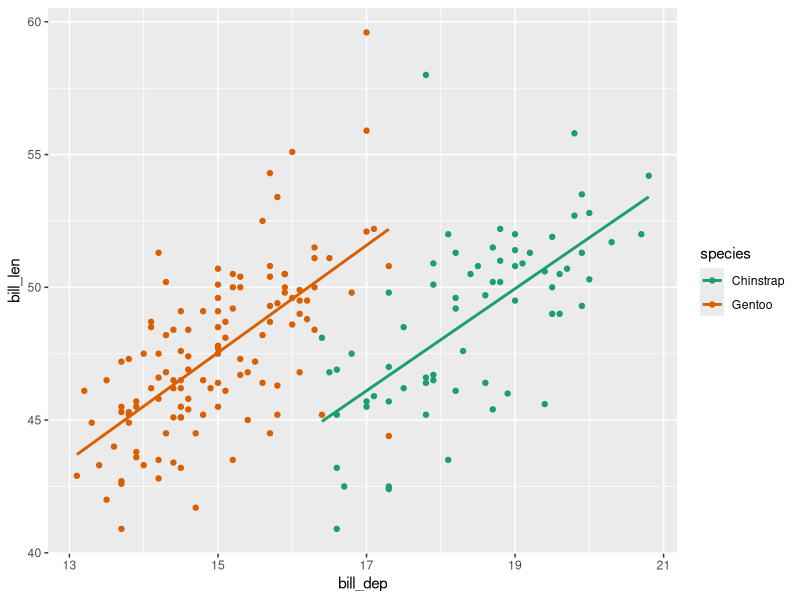
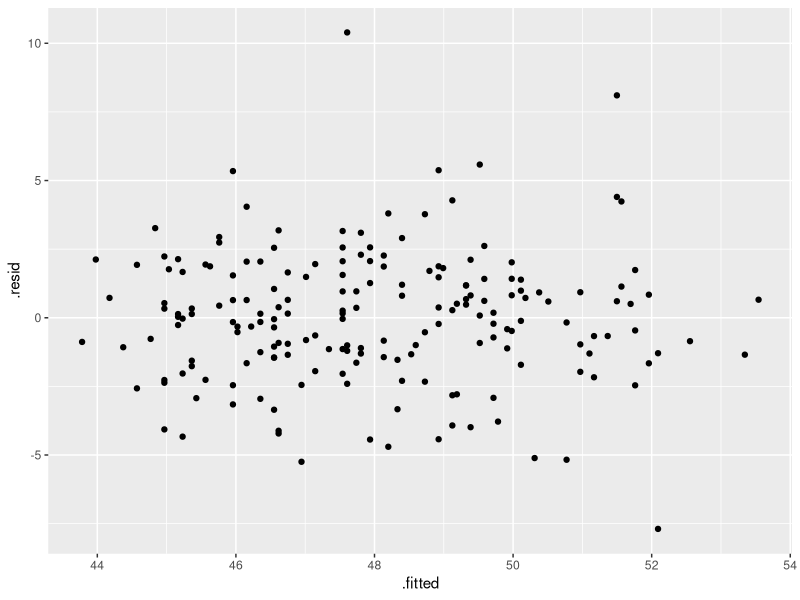
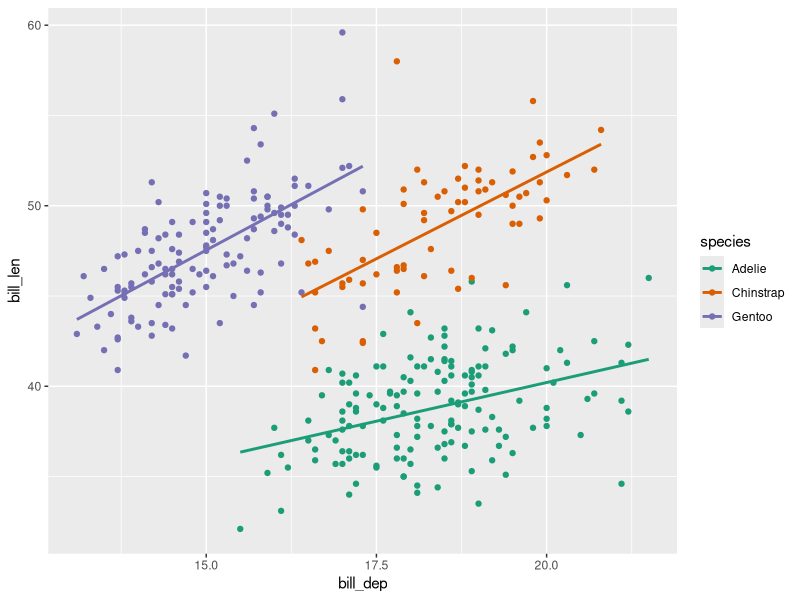

Here is the R script that generated these plots, in order:
## ---- chunk 1
#| label: setup
#| message: false

library(tidyverse)
## ---- chunk 2
penguins_sm <- penguins %>% 
  filter(species != "Adelie")

ggplot(penguins_sm, aes(x = bill_dep,
                        y = bill_len,
                        color = species)) +
  geom_point() + 
  geom_smooth(method = "lm",
              se = FALSE) +
  scale_color_brewer(palette = "Dark2")
## ---- chunk 3
model <- lm(bill_len ~ bill_dep + species,
            data = penguins_sm)
## ---- chunk 4
model # just coefficients
summary(model)
## ---- chunk 5
library(broom)

penguins_aug <- augment(model)
glimpse(penguins_aug)

ggplot(penguins_aug, aes(x = .fitted,
                         y = .resid)) +
  geom_point()
## ---- chunk 6
model_full <- lm(bill_len ~ bill_dep + species,
                 data = penguins)
model_full
## ---- chunk 7
ggplot(penguins, aes(x = bill_dep,
                     y = bill_len,
                     color = species)) +
  geom_point() +
  geom_smooth(method = "lm",
              se = FALSE) +
  scale_color_brewer(palette = "Dark2")
